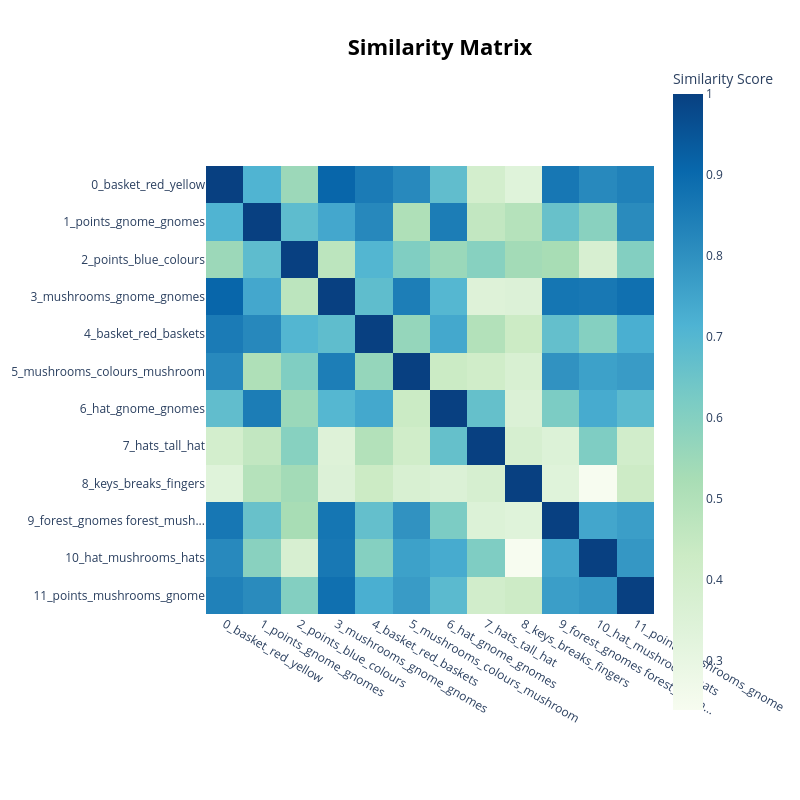

Notebook cell for this chart:
### Code cell
topic_model.visualize_heatmap()

### Figure 1 — Plotly figure (JSON) as saved in the notebook; plotly's stock layout.template omitted (floating-point values rounded to 4 significant figures; data arrays with more than 128 entries replaced by an {"elided": "..."} marker saying what was removed)
{"data": [{"coloraxis": "coloraxis", "hovertemplate": "x: %{x}<br>y: %{y}<br>Similarity Score: %{z}<extra></extra>", "name": "0", "type": "heatmap", "x": ["0_basket_red_yellow", "1_points_gnome_gnomes", "2_points_blue_colours", "3_mushrooms_gnome_gnomes", "4_basket_red_baskets", "5_mushrooms_colours_mushroom", "6_hat_gnome_gnomes", "7_hats_tall_hat", "8_keys_breaks_fingers", "9_forest_gnomes forest_mush...", "10_hat_mushrooms_hats", "11_points_mushrooms_gnome"], "xaxis": "x", "y": ["0_basket_red_yellow", "1_points_gnome_gnomes", "2_points_blue_colours", "3_mushrooms_gnome_gnomes", "4_basket_red_baskets", "5_mushrooms_colours_mushroom", "6_hat_gnome_gnomes", "7_hats_tall_hat", "8_keys_breaks_fingers", "9_forest_gnomes forest_mush...", "10_hat_mushrooms_hats", "11_points_mushrooms_gnome"], "yaxis": "y", "z": {"elided": "12x12 float values"}}], "layout": {"coloraxis": {"colorbar": {"title": {"text": "Similarity Score"}}, "colorscale": [[0, "rgb(247,252,240)"], [0.125, "rgb(224,243,219)"], [0.25, "rgb(204,235,197)"], [0.375, "rgb(168,221,181)"], [0.5, "rgb(123,204,196)"], [0.625, "rgb(78,179,211)"], [0.75, "rgb(43,140,190)"], [0.875, "rgb(8,104,172)"], [1, "rgb(8,64,129)"]]}, "height": 800, "hoverlabel": {"bgcolor": "white", "font": {"family": "Rockwell", "size": 16}}, "legend": {"title": {"text": "Trend"}}, "margin": {"t": 60}, "showlegend": true, "title": {"font": {"color": "Black", "size": 22}, "text": "<b>Similarity Matrix</b>", "x": 0.55, "xanchor": "center", "y": 0.95, "yanchor": "top"}, "width": 800, "xaxis": {"anchor": "y", "constrain": "domain", "domain": [0, 1], "scaleanchor": "y"}, "yaxis": {"anchor": "x", "autorange": "reversed", "constrain": "domain", "domain": [0, 1]}}}
